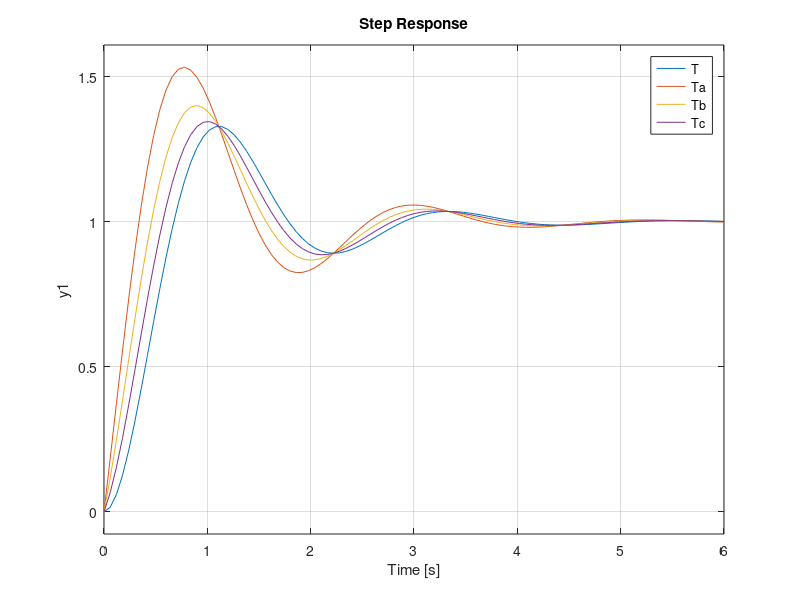

This chart was generated by the following MATLAB code:
%analisando o compostamento de uma função para diferentes zeros

%limpando variaveis e terminal
clc;
clear;

deng=[1 2 9];
alpha=[3, 5, 10];
Ta=tf([1 alpha(1)]*9/alpha(1),deng)
Tb=tf([1 alpha(2)]*9/alpha(2),deng)
Tc=tf([1 alpha(3)]*9/alpha(3),deng)
T=tf(9,deng)
step(T,Ta,Tb,Tc); legend
